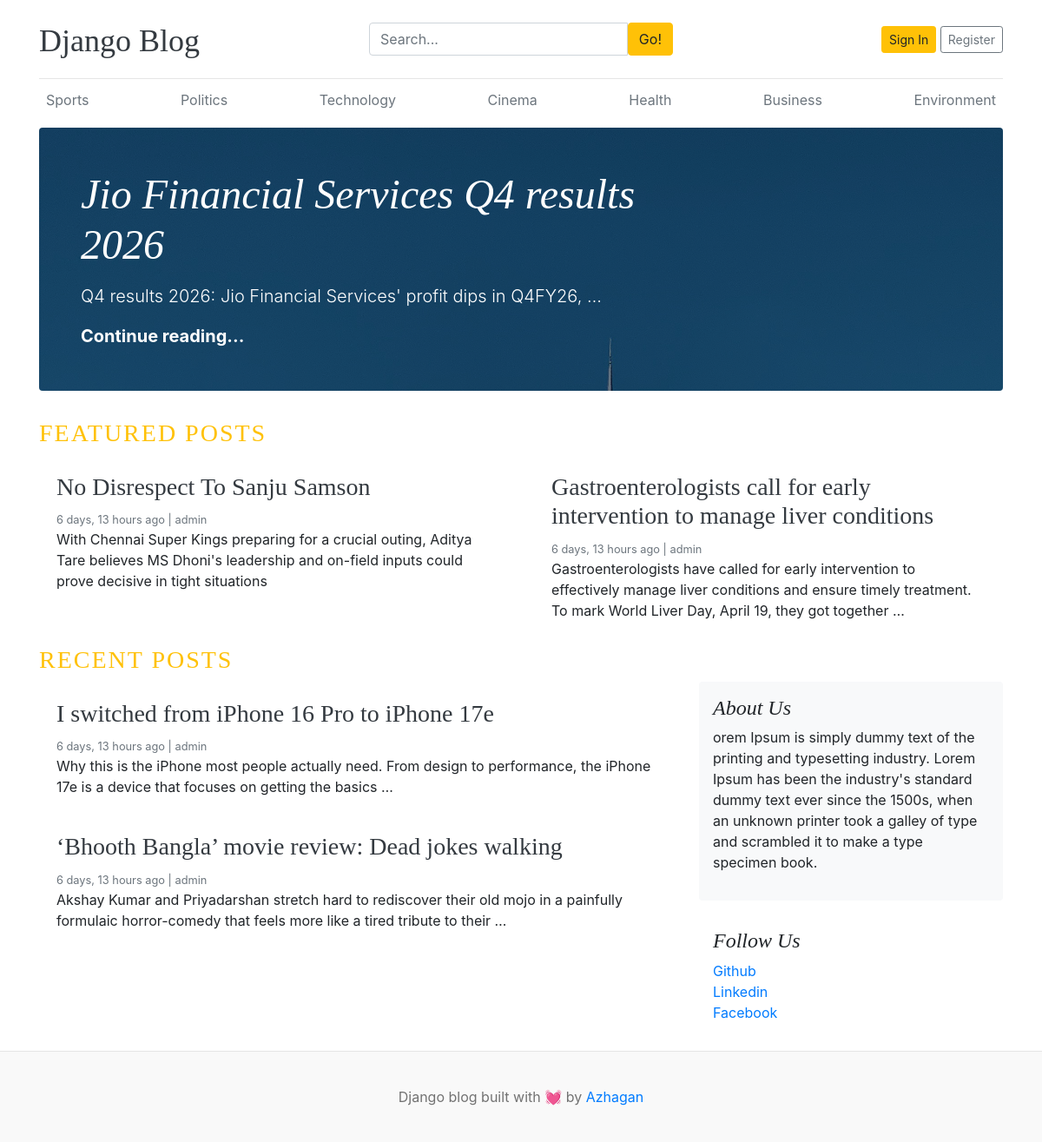
The page / on the database its author committed.
### blogs/models.py (models this page shows)
class Category(models.Model):
    category_name = models.CharField(max_length=100, unique = True)
    created_at = models.DateTimeField(auto_now_add=True)
    updated_at = models.DateTimeField(auto_now=True)
    class Meta:
        verbose_name_plural = 'Categories'
    def __str__(self):
        return self.category_name

class Blog(models.Model):
    title = models.CharField(max_length=200)
    slug = models.SlugField(max_length=200, unique=True, blank=True)
    category = models.ForeignKey(Category, on_delete=models.CASCADE)
    author = models.ForeignKey(User, on_delete=models.CASCADE)
    featured_image = models.ImageField(upload_to='uploads/%Y/%m/%d/')
    short_description = models.TextField(max_length=500)
    blog_body = models.TextField(max_length=5000)
    status = models.CharField(max_length=20, choices=STATUS_CHOICES, default="Draft")
    is_featured = models.BooleanField(default=False)
    created_at = models.DateTimeField(auto_now_add=True)
    updated_at = models.DateTimeField(auto_now=True)
    def __str__(self):
        return self.title

### assignments/models.py (models this page shows, shortened)
class About(models.Model):
    about_title = models.CharField(max_length=200, default="About Me")
    about_content = models.TextField()
    created_at = models.DateTimeField(auto_now_add=True)
    updated_at = models.DateTimeField(auto_now=True)
    class Meta:
        verbose_name_plural = 'About'

class SocialMedia(models.Model):
    platform = models.CharField(max_length=100, default="Facebook") # e.g., Instagram, Twitter
    link = models.URLField(max_length=100)
    created_at = models.DateTimeField(auto_now_add=True)
    updated_at = models.DateTimeField(auto_now=True)
    class Meta:
        verbose_name_plural = 'Social Media'

### blog_main/views.py (the view)
# urls.py: 2. Add a URL to urlpatterns:  path('', views.home, name='home')
def home(request):
    featured_post = Blog.objects.filter(is_featured=True, status='Publish').order_by('created_at')
    posts = Blog.objects.filter(is_featured=False, status='Publish').order_by('created_at')
    print(posts)
    try:
        about = About.objects.first()
    except:
        about = None
    context = {
        'featured_post': featured_post,
        'posts': posts,
        'about': about
    }
    return render(request, 'home.html', context)

### blogs/context_processors.py (called while the page is built)
def get_categories(request):
    categories = Category.objects.all()
    return {'categories': categories}

def get_social_links(request):
    social_links = SocialMedia.objects.all()
    return {'social_links': social_links}

### templates/home.html
{% extends "base.html" %}
  {% block content %}
  {% for post in featured_post %}
    {% if forloop.first %}
  <div class="jumbotron p-3 p-md-5 text-white rounded bg-dark" style="background-image: url({{ post.featured_image.url }});background-blend-mode: overlay;background-size:cover;">
      <div class="col-md-8 px-0">
        <h1 class="display-4 font-italic">{{post.title}}</h1>
        <p class="lead my-3">{{post.short_description | truncatewords:10 }}</p>
        <p class="lead mb-0"><a href="{% url 'blogs' post.slug %}" class="text-white font-weight-bold">Continue reading...</a></p>
      </div>
    </div>
    {% endif %}
  {% endfor %}
<h3 class="text-uppercase text-warning" style="letter-spacing: 2px;">Featured Posts</h3>
<div class="row mb-2">
  {% for post in featured_post %}
  {% if not forloop.first %}
  <div class="col-md-6">
    <div class="card border-0">
      <div class="card-body">
        <h3><a href="{% url 'blogs' post.slug %}"class="text-dark"> {{ post.title }}</a></h3>
        <small class="mb-1 text-muted"> {{post.created_at | timesince }} ago  | {{post.author}} </small>
        <p class="card-text">{{ post.short_description | truncatewords:25 }}</p>
      </div>
    </div>
  </div>
  {% endif %}
  {% endfor %}
</div>
  <h3 class="text-uppercase text-warning" style="letter-spacing: 2px;">Recent Posts</h3>
  <main role="main" class="container p-0">
    <div class="row">
      <div class="col-md-8 blog-main">
        {% for post in posts %}
        <div class="card border-0">
          <div class="card-body">
            <h3><a href="{% url 'blogs' post.slug %}"class="text-dark"> {{ post.title }}</a></h3>
            <small class="mb-1 text-muted"> {{post.created_at | timesince }} ago  | {{post.author}} </small>
            <p class="card-text">{{ post.short_description | truncatewords:25 }}</p>
          </div>
        </div>
        {% endfor %}
      </div>
      <aside class="col-md-4 blog-sidebar">
        <div class="p-3 mb-3 bg-light rounded">
          <h4 class="font-italic">{{ about.about_title }}</h4>
          <p class="mb-0">{{ about.about_content|linebreaks }}</p>
        </div>
        {% if social_links %}
        <div class="p-3">
          <h4 class="font-italic">Follow Us</h4>
          <ol class="list-unstyled">
            {% for i in social_links %}
              <li><a href="{{ i.link }}" target="_blank">{{ i.platform }}</a></li>
            {% endfor %}
          </ol>
        </div>
        {% endif %}
      </aside>
    </div>
  </main>
</div>
{% endblock %}

### templates/base.html (shortened to what this page needs)
{% load static %}
<!DOCTYPE html>
<html lang="en">
<head>
    <link href="https://getbootstrap.com/docs/4.0/dist/css/bootstrap.min.css" rel="stylesheet">
    <link href="{% static 'css/blog.css' %}" rel="stylesheet">
    <link rel="stylesheet" href="https://cdnjs.cloudflare.com/ajax/libs/font-awesome/4.7.0/css/font-awesome.min.css">
  </head>
<body>
    <div class="container">
      <header class="blog-header py-3">
        <div class="row flex-nowrap justify-content-between align-items-center">
          <div class="col-4 pt-1">
            <a class="blog-header-logo text-dark" href="/">Django Blog</a>
          </div>
          <div class="col-4">
            <form action="{% url 'search' %}" method="GET">
              <div class = 'input-group'>
                <input type="text" class="form-control" name="Keyword" value="{{ keyword }}" placeholder="Search..." aria-label="Enter search term">
                <button class="btn btn-warning" type="submit">Go!</button>
              </div>
            </form>
          </div>
          <div class="col-4 d-flex justify-content-end align-items-center">
            {% if not user.is_authenticated %}
            <a class="btn btn-sm btn-warning" href="{% url 'login' %}">Sign In</a> &nbsp;
            <a class="btn btn-sm btn-outline-secondary" href="{% url 'register' %}">Register</a>
            {% else %}
            <span><a href="{% url 'dashboard' %}">Dashboard</a></span>
            &emsp;
            <span> <a href="{% url 'logout' %}">Logout</a> </span>
            {% endif %}
          </div>
        </div>
      </header>
      <div class="nav-scroller py-1 mb-2">
        <nav class="nav d-flex justify-content-between">
          {% for category in categories %}
            <a class="p-2 text-muted" href="{% url 'posts_by_category' category.id %}">{{ category }}</a>
          {% endfor %}
        </nav>
      </div>
{% block content %}
{% endblock %}
 <footer class="blog-footer">
  <p>Django blog built with 💓 by <a href="#">Azhagan</a></p>
</footer>
</body>
</html>

### blog_main/static/css/blog.css (style rules this page uses)
.blog-header { border-bottom: 1px solid #e5e5e5; }
.blog-header-logo { font-family: "Playfair Display", Georgia, "Times New Roman", serif; font-size: 2.25rem; }
h1, h2, h3, h4, h5, h6 { font-family: "Playfair Display", Georgia, "Times New Roman", serif; }
.display-4 { font-size: 2.5rem; }
@media (min-width: 768px) { .display-4 { font-size: 3rem; } }
.blog-footer { padding: 2.5rem 0; color: #727272; text-align: center; background-color: #f9f9f9; border-top: .05rem solid #e5e5e5; }
.blog-footer p:last-child { margin-bottom: 0; }

### rows shown on the page
Category: category_name "Sports"
Category: category_name "Politics"
Category: category_name "Technology"
Category: category_name "Cinema"
Category: category_name "Health"
Category: category_name "Business"
Category: category_name "Environment"
Blog: featured_image (picture), title "Jio Financial Services Q4 results 2026", short_description "Q4 results 2026: Jio Financial Services' profit dips in Q4FY26, …"
Blog: title "No Disrespect To Sanju Samson", created_at "6 days, 13 hours", author "admin", short_description "With Chennai Super Kings preparing for a crucial outing, Aditya Tare believes MS Dhoni's leadership and on-field inputs could prove decisive in tight situations"
Blog: title "Gastroenterologists call for early intervention to manage liver conditions", created_at "6 days, 13 hours", author "admin", short_description "Gastroenterologists have called for early intervention to effectively manage liver conditions and ensure timely treatment. To mark World Liver Day, April 19, they got together …"
Blog: title "I switched from iPhone 16 Pro to iPhone 17e", created_at "6 days, 13 hours", author "admin", short_description "Why this is the iPhone most people actually need. From design to performance, the iPhone 17e is a device that focuses on getting the basics …"
Blog: title "‘Bhooth Bangla’ movie review: Dead jokes walking", created_at "6 days, 13 hours", author "admin", short_description "Akshay Kumar and Priyadarshan stretch hard to rediscover their old mojo in a painfully formulaic horror-comedy that feels more like a tired tribute to their …"
About: about_title "About Us", about_content "orem Ipsum is simply dummy text of the printing and typesetting industry. Lorem Ipsum has been the industry's standard dummy text ever since the 1500s, when an unknown printer took a galley of type and scrambled it to make a type specimen book."
SocialMedia: platform "Github"
SocialMedia: platform "Linkedin"
SocialMedia: platform "Facebook"
